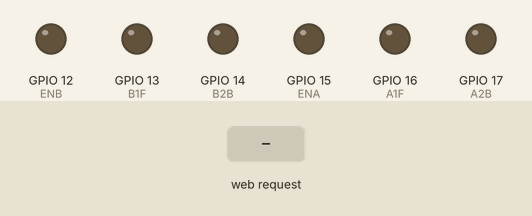
Recording of a program running on a simulated ESP32. Shown: output pins drawn as LEDs (lit = HIGH). Inputs (shaded band) come from the test bench.

Above: at 1.2 s.
1.3 s: HTTP request GET /front received
At 2.2 s:
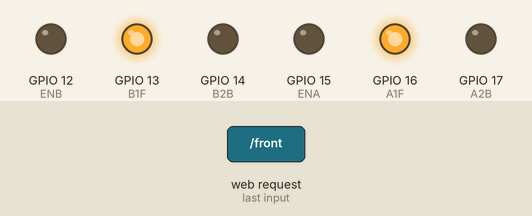
2.8 s: HTTP request GET /back received
At 3.3 s:
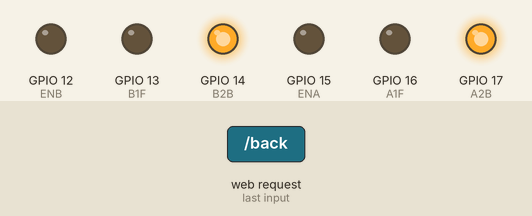
4.3 s: HTTP request GET /left received
At 5.5 s:
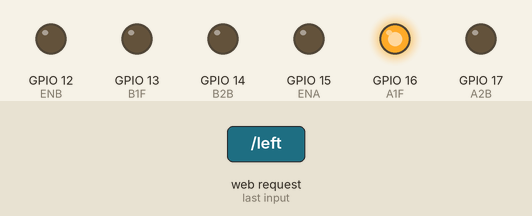
5.8 s: HTTP request GET /right received
At 6.8 s:
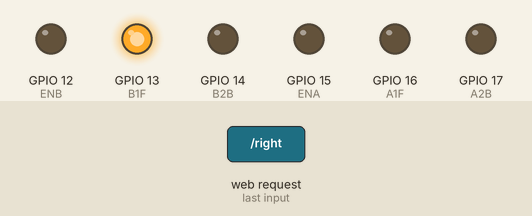
7.3 s: HTTP request GET /start received
At 8.0 s:
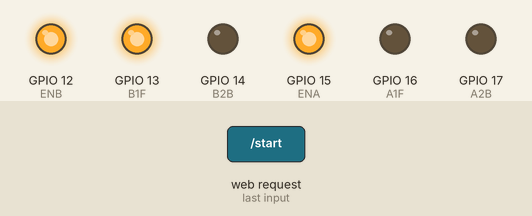
8.8 s: HTTP request GET /stop received
At 9.1 s:
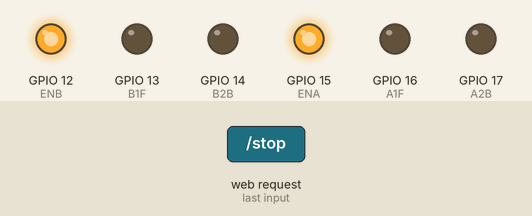
Timing chart, 0 to 11.3 s (numbered marks = the images above; inputs shaded):
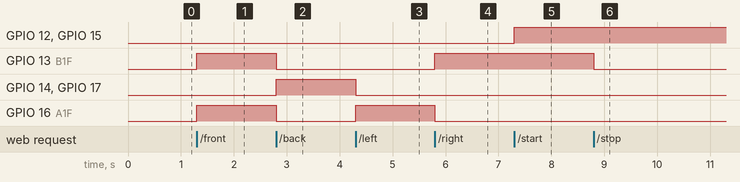

Measured:
- after the input at 1.3 s, GPIO 13 (B1F), GPIO 16 (A1F): LOW → HIGH at once
- after the input at 2.8 s, GPIO 13 (B1F), GPIO 16 (A1F): HIGH → LOW at once; GPIO 14 (B2B), GPIO 17 (A2B): LOW → HIGH at once
- after the input at 4.3 s, GPIO 14 (B2B), GPIO 17 (A2B): HIGH → LOW at once; GPIO 16 (A1F): LOW → HIGH at once
- after the input at 5.8 s, GPIO 13 (B1F): LOW → HIGH at once; GPIO 16 (A1F): HIGH → LOW at once
- after the input at 7.3 s, GPIO 12 (ENB), GPIO 15 (ENA): LOW → HIGH at once
- after the input at 8.8 s, GPIO 13 (B1F): HIGH → LOW at once

The program:

main.cpp
```cpp
#include <WiFi.h>
#include <ESPmDNS.h>
#include <ESPAsyncWebServer.h>


#define ENA 15  //en-A
#define A1F 16  //A1 foreward
#define A2B 17  //A2 backward
#define ENB 12  //en-B
#define B1F 13  //B1 foreward
#define B2B 14  //B2 backward


//PROGMEM describes that that particular thing will store in RAM. By Default everything stores in flash memory.

//(raw string literal) R"====()  iF we Not mention This we should write whole html code in single line.

char webpage[] PROGMEM = R"=====(

<!DOCTYPE html>
<html>
<body>

<center>
<h1>UGV Sampath</h1>
<button onclick="window.location = 'http://'+location.hostname+'/start'">START</button>
<button onclick="window.location = 'http://'+location.hostname+'/stop'">STOP</button>
<h3>
<button onclick="window.location = 'http://'+location.hostname+'/front'">&#8593</button>
</h3>
<button onclick="window.location = 'http://'+location.hostname+'/left'">&#8592</button>
<button onclick="window.location = 'http://'+location.hostname+'/right'">&#8594</button>
<h3>
<button onclick="window.location = 'http://'+location.hostname+'/back'">&#8595</button>
</h3>

</center>
</body>
</html>

)=====";


//instead of giving manually ipaddress we give "+location.hostname+" which returns current ipaddress


AsyncWebServer server(80); // server port 80

void notFound(AsyncWebServerRequest *request)
{
  request->send(404, "text/plain", "Page Not found");
}

void setup(void)
{

  pinMode(ENA,OUTPUT);
  pinMode(A1F,OUTPUT);
  pinMode(A2B,OUTPUT);
  pinMode(ENB,OUTPUT);
  pinMode(B1F,OUTPUT);
  pinMode(B2B,OUTPUT);

  WiFi.softAP("SamEsp", "12345678");

  MDNS.begin("ESP"); //esp.local/


  server.on("/", [](AsyncWebServerRequest * request)
  {

  request->send_P(200, "text/html", webpage);
  });

   server.on("/front", HTTP_GET, [](AsyncWebServerRequest * request)
  {
    digitalWrite(A1F,HIGH);
    digitalWrite(B1F,HIGH);
    digitalWrite(A2B,LOW);
    digitalWrite(B2B,LOW);
  request->send_P(200, "text/html", webpage);
  });

   server.on("/back", HTTP_GET, [](AsyncWebServerRequest * request)
  {
    digitalWrite(A2B,HIGH);
    digitalWrite(B2B,HIGH);
    digitalWrite(A1F,LOW);
    digitalWrite(B1F,LOW);
  request->send_P(200, "text/html", webpage);
  });

   server.on("/left", HTTP_GET, [](AsyncWebServerRequest * request)
  {
    digitalWrite(A1F,HIGH);
    digitalWrite(B1F,LOW);
    digitalWrite(A2B,LOW);
    digitalWrite(B2B,LOW);
  request->send_P(200, "text/html", webpage);
  });

   server.on("/right", HTTP_GET, [](AsyncWebServerRequest * request)
  {
    digitalWrite(A1F,LOW);
    digitalWrite(B1F,HIGH);
    digitalWrite(A2B,LOW);
    digitalWrite(B2B,LOW);
  request->send_P(200, "text/html", webpage);
  });

   server.on("/stop", HTTP_GET, [](AsyncWebServerRequest * request)
  {
    digitalWrite(A1F,LOW);
    digitalWrite(B1F,LOW);
    digitalWrite(A2B,LOW);
    digitalWrite(B2B,LOW);
  request->send_P(200, "text/html", webpage);
  });

   server.on("/start", HTTP_GET, [](AsyncWebServerRequest * request)
  {

  digitalWrite(ENA,HIGH);
  digitalWrite(ENB,HIGH);
  request->send_P(200, "text/html", webpage);
  });

  server.onNotFound(notFound);

  server.begin();  // it will start webserver
}


void loop(void)
{
}
```
